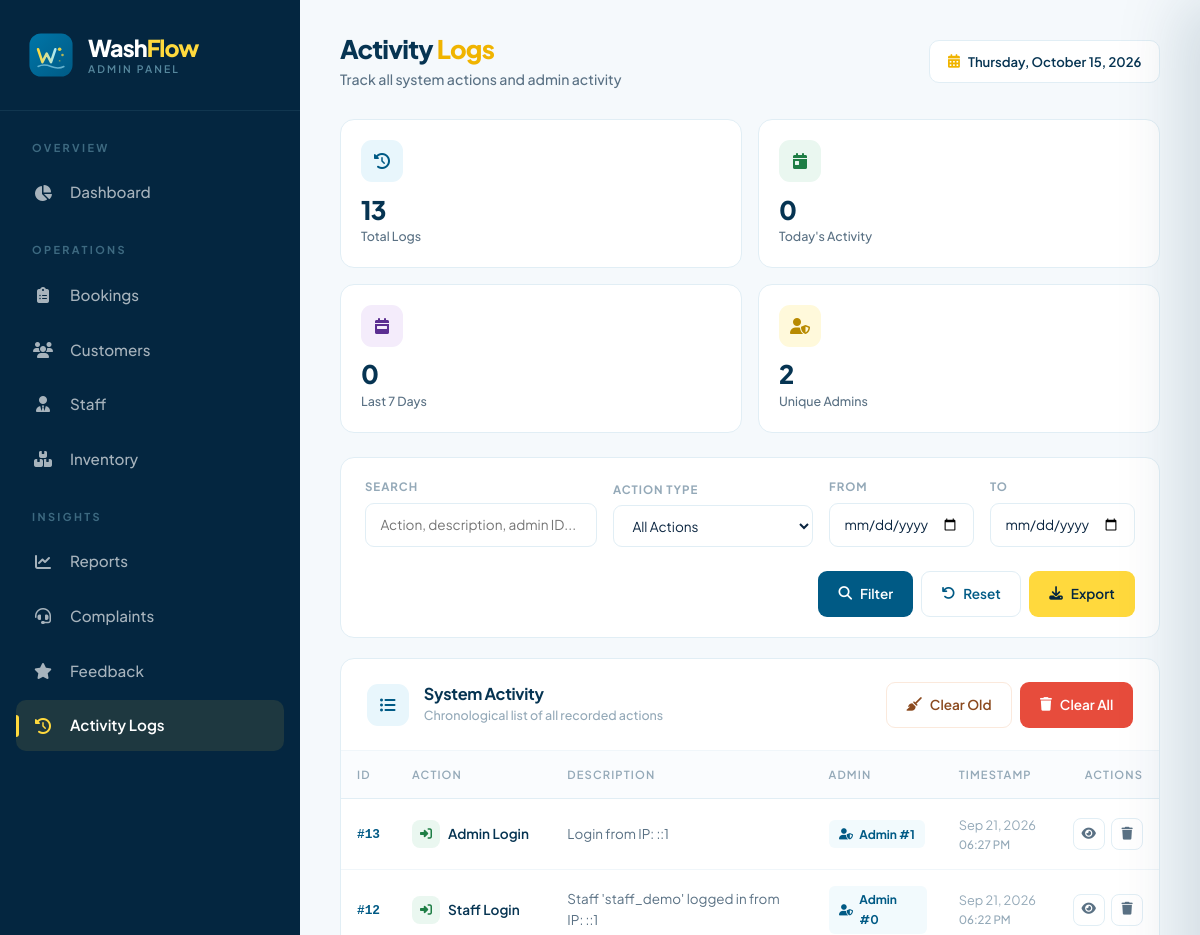
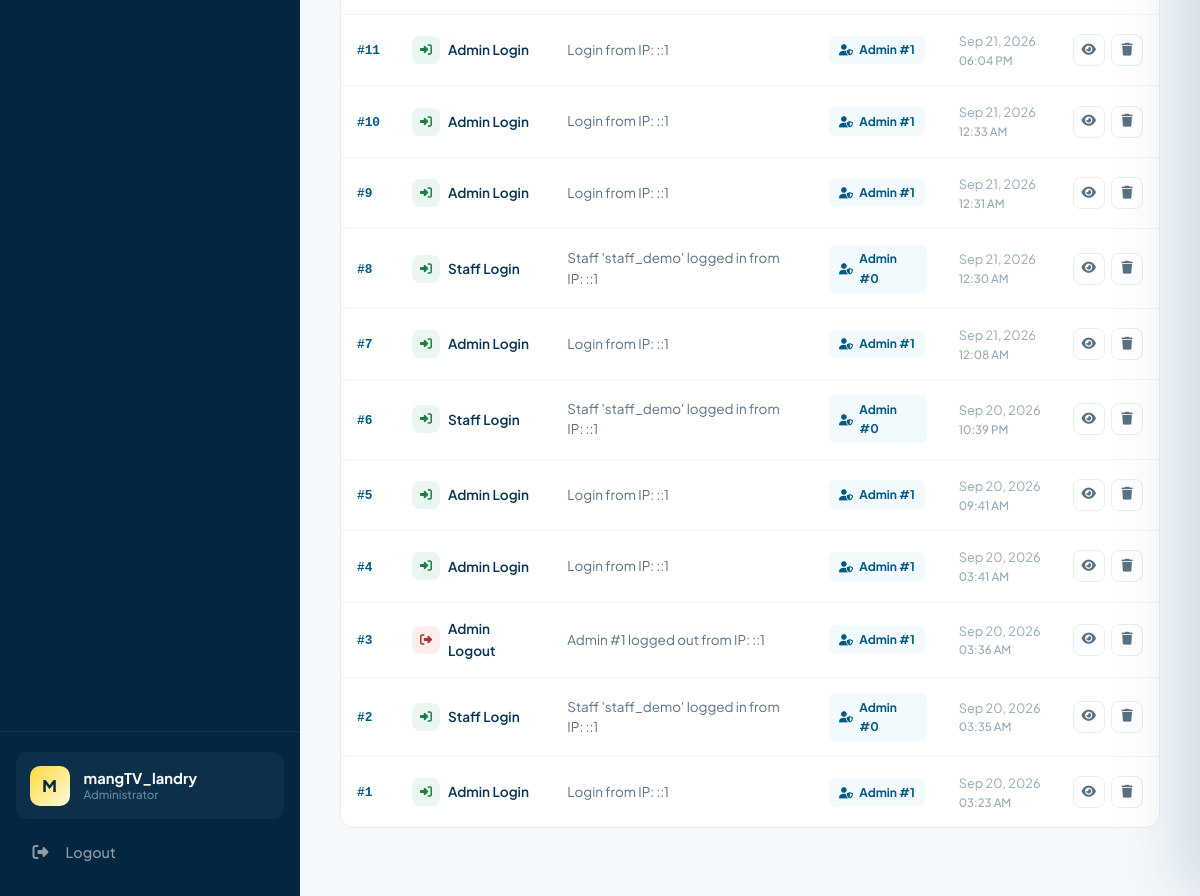
Screenshot of /system_logs.php (signed in) with the database file from the repository (2 pictures, top to bottom).
### tables this page shows
CREATE TABLE `system_logs` (
  `log_id` int(11) NOT NULL,
  `admin_id` int(11) NOT NULL,
  `action` varchar(100) NOT NULL,
  `description` text DEFAULT NULL,
  `timestamp` datetime DEFAULT current_timestamp()
);

### functions.php (called while the page is built, shortened)
<?php
function e($string) {
    return htmlspecialchars($string ?? '', ENT_QUOTES | ENT_HTML5, 'UTF-8');
}
?>

### system_logs.php (the view, shortened to what this page needs)
<?php
require_once 'db_connect.php';
require_once 'functions.php';
$admin_name = $_SESSION['admin_name'] ?? $_SESSION['username'] ?? 'Admin';
function action_icon($action) {
    $a = strtolower((string)$action);
    if (strpos($a, 'login') !== false)     return ['icon' => 'fa-sign-in-alt',      'color' => '#1E7E45', 'bg' => '#EAF7F0'];
    if (strpos($a, 'logout') !== false)    return ['icon' => 'fa-sign-out-alt',     'color' => '#A8322D', 'bg' => '#FDEDEC'];
    return ['icon' => 'fa-info-circle', 'color' => '#5A7184', 'bg' => '#F4F7F9'];
}
$search     = trim($_GET['q'] ?? '');
$date_from  = trim($_GET['date_from'] ?? '');
$date_to    = trim($_GET['date_to'] ?? '');
$page       = max(1, (int)($_GET['page'] ?? 1));
$per_page   = 25;
$offset     = ($page - 1) * $per_page;
$stats = ['total' => 0, 'today' => 0, 'week' => 0, 'admins' => 0];
try {
    $q = $conn->query("SELECT COUNT(*) c FROM system_logs");
    if ($q) $stats['total'] = (int)$q->fetch_assoc()['c'];
    $q = $conn->query("SELECT COUNT(*) c FROM system_logs WHERE DATE(timestamp) = CURDATE()");
    if ($q) $stats['today'] = (int)$q->fetch_assoc()['c'];
    $q = $conn->query("SELECT COUNT(*) c FROM system_logs WHERE timestamp >= (NOW() - INTERVAL 7 DAY)");
    if ($q) $stats['week'] = (int)$q->fetch_assoc()['c'];
    $q = $conn->query("SELECT COUNT(DISTINCT admin_id) c FROM system_logs");
    if ($q) $stats['admins'] = (int)$q->fetch_assoc()['c'];
} catch (Exception $ex) {
    if (class_exists('Logger')) Logger::error('Logs stats failed', ['error' => $ex->getMessage()]);
}
$logs        = [];
try {
    $where  = ["1=1"];
    $params = [];
    $types  = '';
    $where_sql = implode(' AND ', $where);
    $list_sql = "SELECT log_id, admin_id, action, description, timestamp
                 FROM system_logs
                 WHERE $where_sql
                 ORDER BY timestamp DESC
                 LIMIT ? OFFSET ?";
    $stmt = $conn->prepare($list_sql);
    $bind_types  = $types . 'ii';
    $bind_params = array_merge($params, [$per_page, $offset]);
    $stmt->bind_param($bind_types, ...$bind_params);
    $stmt->execute();
    $logs = $stmt->get_result()->fetch_all(MYSQLI_ASSOC);
} catch (Exception $ex) {
    if (class_exists('Logger')) Logger::error('Fetch logs failed', ['error' => $ex->getMessage()]);
}
?>
<!DOCTYPE html>
<html lang="en">
<head>
<link href="https://cdn.jsdelivr.net/npm/bootstrap@5.3.0/dist/css/bootstrap.min.css" rel="stylesheet">
<link href="https://cdnjs.cloudflare.com/ajax/libs/font-awesome/6.4.0/css/all.min.css" rel="stylesheet">
</head>
<body>
<div class="wf-layout">
    <aside class="wf-sidebar" id="wfSidebar">
        <div class="wf-sidebar-brand">
            <div class="wf-sidebar-brand-logo">
            </div>
            <div class="wf-sidebar-brand-text">
                <span class="wf-sidebar-brand-name">Wash<span class="flow">Flow</span></span>
                <span class="wf-sidebar-brand-tag">Admin Panel</span>
            </div>
        </div>
        <nav class="wf-nav">
            <div class="wf-nav-section-label">Overview</div>
            <a href="dashboard.php" class="wf-nav-item">
                <i class="fas fa-chart-pie"></i>
                <span>Dashboard</span>
            </a>
            <div class="wf-nav-section-label">Operations</div>
            <a href="booking_management.php" class="wf-nav-item">
                <i class="fas fa-clipboard-list"></i>
                <span>Bookings</span>
            </a>
            <a href="customer_management.php" class="wf-nav-item">
                <i class="fas fa-users"></i>
                <span>Customers</span>
            </a>
            <a href="staff_management.php" class="wf-nav-item">
                <i class="fas fa-user-tie"></i>
                <span>Staff</span>
            </a>
            <a href="inventory.php" class="wf-nav-item">
                <i class="fas fa-boxes"></i>
                <span>Inventory</span>
            </a>
            <div class="wf-nav-section-label">Insights</div>
            <a href="reports.php" class="wf-nav-item">
                <i class="fas fa-chart-line"></i>
                <span>Reports</span>
            </a>
            <a href="complaints.php" class="wf-nav-item">
                <i class="fas fa-headset"></i>
                <span>Complaints</span>
            </a>
            <a href="feedback.php" class="wf-nav-item">
                <i class="fas fa-star"></i>
                <span>Feedback</span>
            </a>
            <a href="system_logs.php" class="wf-nav-item active">
                <i class="fas fa-history"></i>
                <span>Activity Logs</span>
            </a>
        </nav>
        <div class="wf-sidebar-footer">
            <div class="wf-user-card">
                <div class="wf-user-avatar"><?= e(strtoupper(substr($admin_name, 0, 1))) ?></div>
                <div class="wf-user-info">
                    <div class="wf-user-name"><?= e($admin_name) ?></div>
                    <div class="wf-user-role">Administrator</div>
                </div>
            </div>
            <a href="logout.php" class="wf-btn-logout">
                <i class="fas fa-sign-out-alt"></i>
                <span>Logout</span>
            </a>
        </div>
    </aside>
    <main class="wf-main">
        <div class="wf-topbar">
            <div class="wf-topbar-greeting">
                <h1>Activity <span class="accent">Logs</span></h1>
                <p>Track all system actions and admin activity</p>
            </div>
            <div class="wf-topbar-date">
                <i class="fas fa-calendar-alt"></i>
                <?= date('l, F j, Y') ?>
            </div>
        </div>
        <div class="wf-stats-grid">
            <div class="wf-stat-card">
                <div class="wf-stat-top">
                    <div class="wf-stat-icon icon-blue"><i class="fas fa-history"></i></div>
                </div>
                <div>
                    <div class="wf-stat-value"><?= number_format($stats['total']) ?></div>
                    <div class="wf-stat-label">Total Logs</div>
                </div>
            </div>
            <div class="wf-stat-card">
                <div class="wf-stat-top">
                    <div class="wf-stat-icon icon-green"><i class="fas fa-calendar-day"></i></div>
                </div>
                <div>
                    <div class="wf-stat-value"><?= number_format($stats['today']) ?></div>
                    <div class="wf-stat-label">Today's Activity</div>
                </div>
            </div>
            <div class="wf-stat-card">
                <div class="wf-stat-top">
                    <div class="wf-stat-icon icon-purple"><i class="fas fa-calendar-week"></i></div>
                </div>
                <div>
                    <div class="wf-stat-value"><?= number_format($stats['week']) ?></div>
                    <div class="wf-stat-label">Last 7 Days</div>
                </div>
            </div>
            <div class="wf-stat-card">
                <div class="wf-stat-top">
                    <div class="wf-stat-icon icon-yellow"><i class="fas fa-user-shield"></i></div>
                </div>
                <div>
                    <div class="wf-stat-value"><?= number_format($stats['admins']) ?></div>
                    <div class="wf-stat-label">Unique Admins</div>
                </div>
            </div>
        </div>
        <form method="get" action="system_logs.php" class="wf-filter-bar">
            <div class="wf-filter-group" style="flex: 1 1 220px;">
                <label>Search</label>
                <input type="text" name="q" class="wf-input" placeholder="Action, description, admin ID..." value="<?= e($search) ?>">
            </div>
            <div class="wf-filter-group" style="flex: 0 0 200px;">
                <label>Action Type</label>
                <select name="action_f" class="wf-select">
                    <option value="">All Actions</option>
                </select>
            </div>
            <div class="wf-filter-group" style="flex: 0 0 145px;">
                <label>From</label>
                <input type="date" name="date_from" class="wf-input" value="<?= e($date_from) ?>">
            </div>
            <div class="wf-filter-group" style="flex: 0 0 145px;">
                <label>To</label>
                <input type="date" name="date_to" class="wf-input" value="<?= e($date_to) ?>">
            </div>
            <div class="wf-filter-group" style="flex: 0 0 auto; flex-direction: row; gap: 0.5rem; align-items: flex-end; margin-left: auto;">
                <button type="submit" class="wf-btn wf-btn-primary">
                    <i class="fas fa-search"></i> Filter
                </button>
                <a href="system_logs.php" class="wf-btn wf-btn-outline">
                    <i class="fas fa-undo"></i> Reset
                </a>
                <button type="button" class="wf-btn wf-btn-yellow"
                        onclick="document.getElementById('exportForm').submit();">
                    <i class="fas fa-download"></i> Export
                </button>
            </div>
        </form>
        <div class="wf-card">
            <div class="wf-card-header">
                <div class="wf-card-title">
                    <div class="wf-card-title-icon icon-blue">
                        <i class="fas fa-list-ul"></i>
                    </div>
                    <div>
                        <h3>System Activity</h3>
                        <p>Chronological list of all recorded actions</p>
                    </div>
                </div>
                <div style="display:flex; gap:0.5rem; flex-wrap:wrap;">
                    <button type="button" class="wf-btn wf-btn-outline" style="border-color:#FBE9DC;color:#8B4A1F;"
                            onclick="openClearOldModal()">
                        <i class="fas fa-broom"></i> Clear Old
                    </button>
                    <button type="button" class="wf-btn wf-btn-danger"
                            onclick="confirmClearAll()">
                        <i class="fas fa-trash"></i> Clear All
                    </button>
                </div>
            </div>
            <?php if (empty($logs)): ?>
                <div class="wf-empty">
                    <i class="fas fa-history"></i>
                    <p>No activity logs found</p>
                </div>
            <?php else: ?>
            <div class="wf-table-wrap">
                <table class="wf-table">
                    <thead>
                        <tr>
                            <th>ID</th>
                            <th>Action</th>
                            <th>Description</th>
                            <th>Admin</th>
                            <th>Timestamp</th>
                            <th style="text-align: right;">Actions</th>
                        </tr>
                    </thead>
                    <tbody>
                        <?php foreach ($logs as $log):
                            $meta = action_icon($log['action']);
                        ?>
                        <tr>
                            <td><span class="wf-log-id">#<?= e($log['log_id']) ?></span></td>
                            <td>
                                <div class="wf-action">
                                    <span class="wf-action-icon" style="color:<?= $meta['color'] ?>;background:<?= $meta['bg'] ?>;">
                                        <i class="fas <?= $meta['icon'] ?>"></i>
                                    </span>
                                    <?= e($log['action']) ?>
                                </div>
                            </td>
                            <td><div class="wf-description"><?= e($log['description'] ?: '—') ?></div></td>
                            <td>
                                <span class="wf-admin-badge">
                                    <i class="fas fa-user-shield"></i>
                                    Admin #<?= e($log['admin_id']) ?>
                                </span>
                            </td>
                            <td>
                                <span class="wf-date">
                                    <?= date('M j, Y', strtotime($log['timestamp'])) ?>
                                    <span class="time"><?= date('h:i A', strtotime($log['timestamp'])) ?></span>
                                </span>
                            </td>
                            <td>
                                <div class="wf-row-actions">
                                    <button type="button" class="wf-icon-btn view" title="View Details"
                                        onclick='openPanel(<?= json_encode([
                                            "id"          => $log["log_id"],
                                            "admin_id"    => $log["admin_id"],
                                            "action"      => $log["action"],
                                            "description" => $log["description"] ?? "",
                                            "timestamp"   => $log["timestamp"],
                                        ]) ?>)'>
                                        <i class="fas fa-eye"></i>
                                    </button>
                                    <button type="button" class="wf-icon-btn delete" title="Delete"
                                        onclick='confirmDelete(<?= (int)$log["log_id"] ?>)'>
                                        <i class="fas fa-trash"></i>
                                    </button>
                                </div>
                            </td>
                        </tr>
                        <?php endforeach; ?>
                    </tbody>
                </table>
            </div>
            <?php endif; ?>
        </div>
    </main>
</div>
</body>
</html>

### rows the page displays
system_logs: admin "0", log_id "2", action "Staff Login", description "Staff 'staff_demo' logged in from IP: ::1", timestamp "Sep 20, 2026", timestamp "03:35 AM"
system_logs: log_id "13", action "Admin Login", description "Login from IP: ::1", admin "1", timestamp "Sep 21, 2026", timestamp "06:27 PM"
system_logs: log_id "12", action "Staff Login", description "Staff 'staff_demo' logged in from IP: ::1", admin "0", timestamp "Sep 21, 2026", timestamp "06:22 PM"
system_logs: log_id "11", action "Admin Login", description "Login from IP: ::1", admin "1", timestamp "Sep 21, 2026", timestamp "06:04 PM"
system_logs: log_id "10", action "Admin Login", description "Login from IP: ::1", admin "1", timestamp "Sep 21, 2026", timestamp "12:33 AM"
system_logs: log_id "9", action "Admin Login", description "Login from IP: ::1", admin "1", timestamp "Sep 21, 2026", timestamp "12:31 AM"
system_logs: log_id "8", action "Staff Login", description "Staff 'staff_demo' logged in from IP: ::1", admin "0", timestamp "Sep 21, 2026", timestamp "12:30 AM"
system_logs: log_id "7", action "Admin Login", description "Login from IP: ::1", admin "1", timestamp "Sep 21, 2026", timestamp "12:08 AM"
system_logs: log_id "6", action "Staff Login", description "Staff 'staff_demo' logged in from IP: ::1", admin "0", timestamp "Sep 20, 2026", timestamp "10:39 PM"
system_logs: log_id "5", action "Admin Login", description "Login from IP: ::1", admin "1", timestamp "Sep 20, 2026", timestamp "09:41 AM"
system_logs: log_id "4", action "Admin Login", description "Login from IP: ::1", admin "1", timestamp "Sep 20, 2026", timestamp "03:41 AM"
system_logs: log_id "3", action "Admin Logout", description "Admin #1 logged out from IP: ::1", admin "1", timestamp "Sep 20, 2026", timestamp "03:36 AM"
system_logs: log_id "1", action "Admin Login", description "Login from IP: ::1", admin "1", timestamp "Sep 20, 2026", timestamp "03:23 AM"

### other values shown
substr($admin_name, 0, 1) "M"
$admin_name "mangTV_landry"
$stats['total'] "13"
